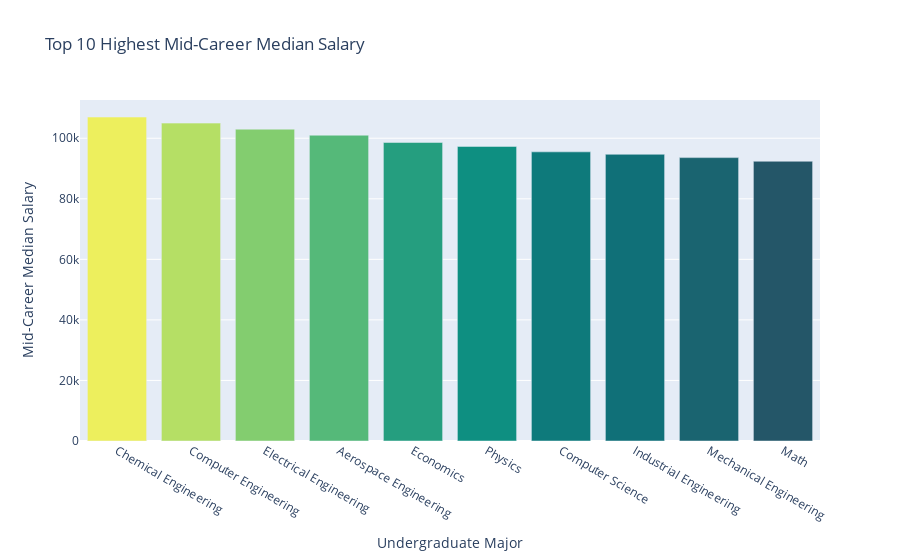

Notebook code cell kept with this figure:
### Code cell
x = mid_career_median_salary['Undergraduate Major'][:10]
y = mid_career_median_salary['Mid-Career Median Salary'][:10]
v_bar = px.bar(
        x = x,
        y = y,
        color = y,
        color_continuous_scale='Aggrnyl',
        title='Top 10 Highest Mid-Career Median Salary')

v_bar.update_layout(xaxis_title='Undergraduate Major', 
                    coloraxis_showscale=False,
                    yaxis_title='Mid-Career Median Salary')
v_bar.show()

### Figure 1 — Plotly figure (JSON) as saved in the notebook; plotly's stock layout.template omitted (floating-point values rounded to 4 significant figures)
{"data": [{"alignmentgroup": "True", "hovertemplate": "x=%{x}<br>y=%{y}<br>color=%{marker.color}<extra></extra>", "legendgroup": "", "marker": {"color": [107000, 105000, 103000, 101000, 98600, 97300, 95500, 94700, 93600, 92400], "coloraxis": "coloraxis", "pattern": {"shape": ""}}, "name": "", "offsetgroup": "", "orientation": "v", "showlegend": false, "textposition": "auto", "x": ["Chemical Engineering", "Computer Engineering", "Electrical Engineering", "Aerospace Engineering", "Economics", "Physics", "Computer Science", "Industrial Engineering", "Mechanical Engineering", "Math"], "xaxis": "x", "y": [107000, 105000, 103000, 101000, 98600, 97300, 95500, 94700, 93600, 92400], "yaxis": "y", "type": "bar"}], "layout": {"xaxis": {"anchor": "y", "domain": [0, 1], "title": {"text": "Undergraduate Major"}}, "yaxis": {"anchor": "x", "domain": [0, 1], "title": {"text": "Mid-Career Median Salary"}}, "coloraxis": {"colorbar": {"title": {"text": "color"}}, "colorscale": [[0, "rgb(36, 86, 104)"], [0.1667, "rgb(15, 114, 121)"], [0.3333, "rgb(13, 143, 129)"], [0.5, "rgb(57, 171, 126)"], [0.6667, "rgb(110, 197, 116)"], [0.8333, "rgb(169, 220, 103)"], [1, "rgb(237, 239, 93)"]], "showscale": false}, "legend": {"tracegroupgap": 0}, "title": {"text": "Top 10 Highest Mid-Career Median Salary"}, "barmode": "relative"}}
